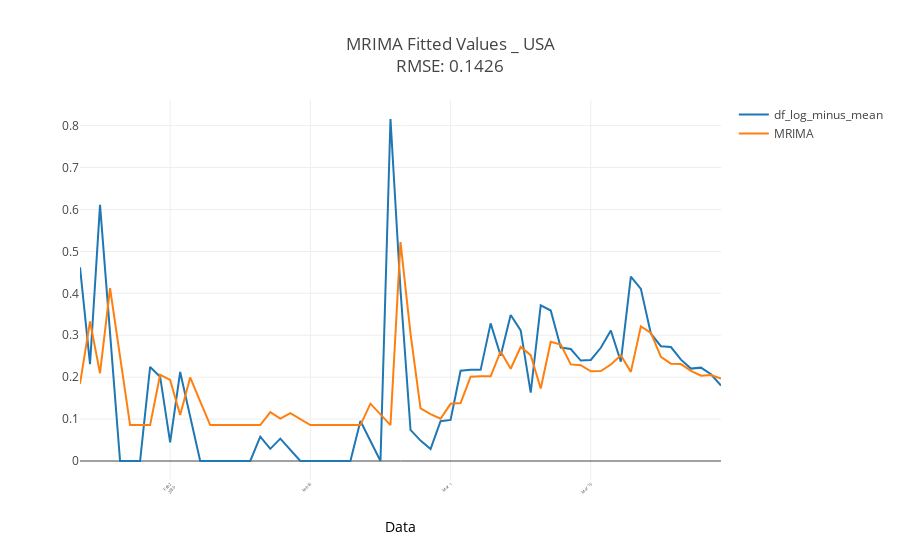

The cell this chart's notebook holds for it:
### Markdown cell above
#### Plot Fitted Values

### Code cell
# have same index
RMSE = np.sqrt(sum((df_log_minus_mean.ix[results_mean.fittedvalues.index,0]-results_mean.fittedvalues)**2)/results_mean.fittedvalues.size)
print('RMSE: %.4f'% RMSE)

# convert Series file to Data Frame
a =results_mean.fittedvalues.to_frame()
a.rename(columns={0:'confirmed'}, inplace=True)

trace1 = go.Scatter(y = a['confirmed'],x = a.index,mode = 'lines',name = 'MRIMA')
trace0 = go.Scatter(y = df_log_minus_mean['confirmed'],x = df_log_minus_mean.index,mode = 'lines',name = 'df_log_minus_mean')
data = [trace0, trace1]
layout = dict(
    title = 'MRIMA Fitted Values _ USA' +'<br>'+'RMSE: %.4f'% RMSE, 
    xaxis=dict(
        title= dict(text = 'Data',font = dict(color = 'black')),
        tickangle = -45,
        tickfont=dict(size = 4),
        automargin=True)
)
fig = go.Figure(data, layout)
off.iplot(fig)
# fig.write_html('Plots/ARIMA_fittedValues.html')    # save as html file
# fig.write_image('Plots/ARIMA_fittedValues.pdf')    # save as image file
